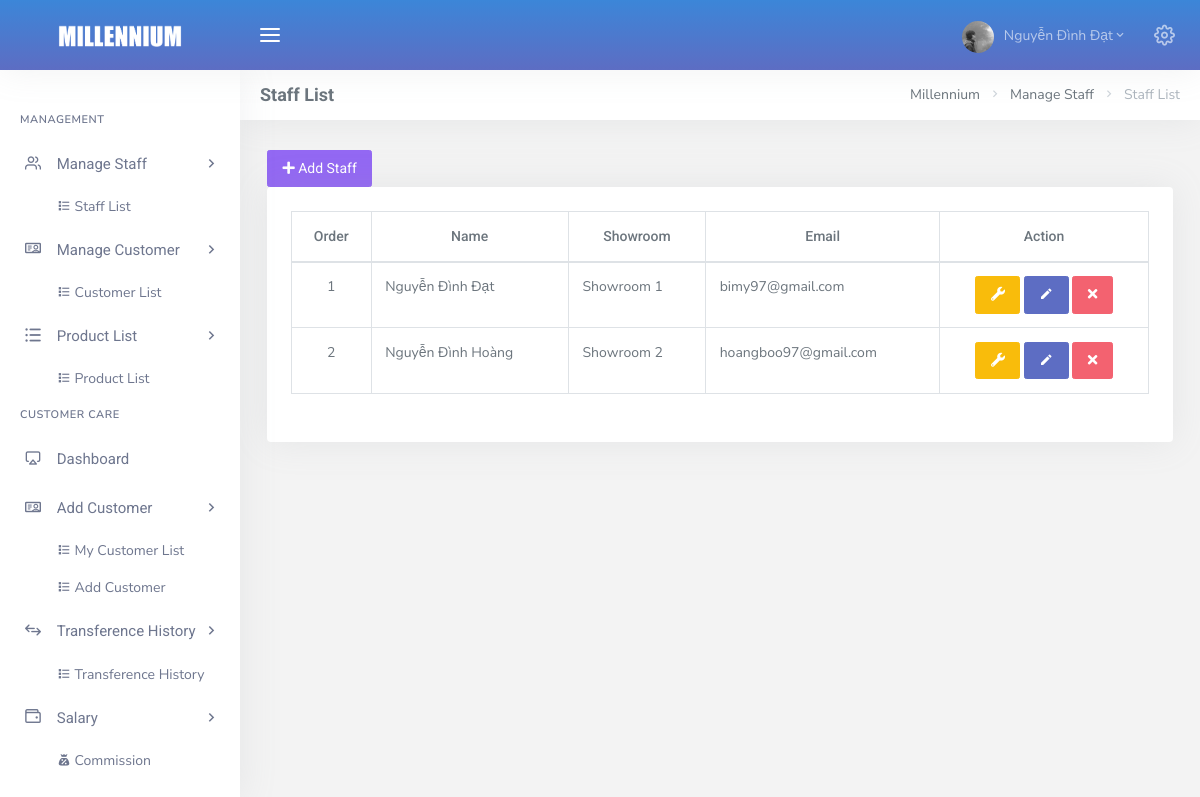
Before: /admin/dashboard.php?page=list_all_user (signed in) with the older database file.
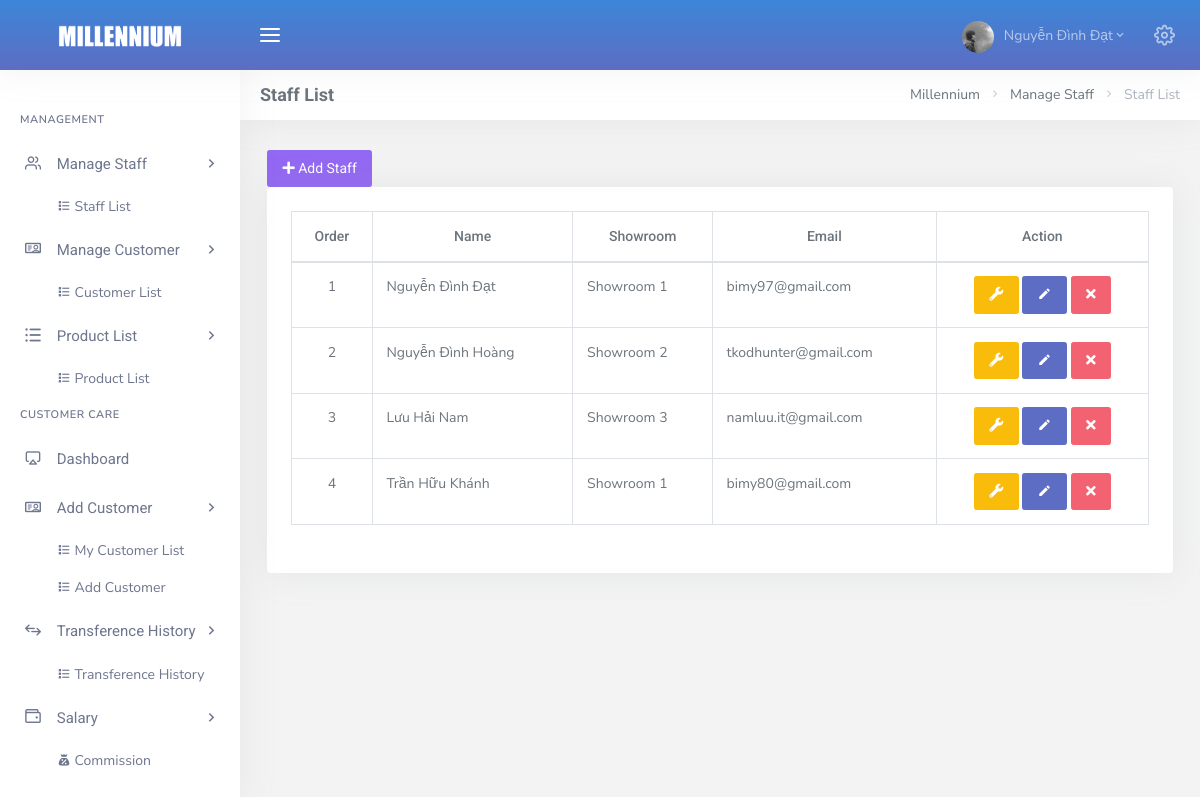
After: the same page with the newer database file.
### tables this page shows
CREATE TABLE `tbl_user` (
  `id` int(11) NOT NULL,
  `name` varchar(50) NOT NULL,
  `showroom_id` int(11) NOT NULL,
  `avatar` varchar(50) NOT NULL DEFAULT 'default.png',
  `email` varchar(50) NOT NULL,
  `passw` varchar(50) NOT NULL DEFAULT '123456',
  `addres` varchar(100) NOT NULL,
  `salary` float NOT NULL,
  `role` tinyint(4) NOT NULL DEFAULT 2,
  `status` tinyint(4) NOT NULL DEFAULT 1,
  `create_at` datetime NOT NULL DEFAULT current_timestamp()
);

CREATE TABLE `tbl_showroom` (
  `showroom_id` int(11) NOT NULL,
  `title` varchar(50) NOT NULL,
  `addres` varchar(100) NOT NULL,
  `create_at` datetime NOT NULL DEFAULT current_timestamp()
);

### admin/Controller/User/User_c.php (called while the page is built, shortened)
<?php
    include_once("Model/User/User_m.php");
    class User_c extends User_m {
        private $user;
        function __construct()
        {
            $this->user = new User_m();
        }
        public function User() {
            $user = $this->user->getAllUser();
            include_once 'View/User/list_all_user.php';
        }
    }

### admin/Config/myConfig.php (called while the page is built, shortened)
<?php
	class Connect{
		private $user = "root";
		private $pass = "";
		private $dns = "mysql:host=localhost;dbname=customer_care";
		function __construct(){
			try {
				$this->pdo = new PDO($this->dns, $this->user, $this->pass);
				$this->pdo->query("SET NAMES utf8");
			} catch (PDOException $e) {
				echo $e->getMessage();
				exit();
			}
		}
	}
 ?>

### admin/Model/User/User_m.php (called while the page is built, shortened)
<?php
	include_once 'Config/myConfig.php';
	class User_m extends Connect {
		function __construct()
		{
			parent::__construct();
		}
		protected function getAllUser() {
			$sql = "SELECT * FROM tbl_user, tbl_showroom
					WHERE tbl_user.showroom_id = tbl_showroom.showroom_id";
			$pre = $this->pdo->prepare($sql);
			$pre->execute();
			$result = array();
			while ($row = $pre->fetch(PDO::FETCH_ASSOC)) {
				$result[] = $row;
			}
			return $result;
		}
	}
 ?>

### admin/View/User/list_all_user.php (the view, shortened to what this page needs)
<button type="button" class="btn btn-icon waves-effect waves-light btn-purple addUser"
data-toggle = "modal" data-target = "#add_user" title="Add Staff">
     <i class="fa fa-plus" aria-hidden="true"></i> Add Staff
</button>
<div class="row">
  <div class="col-12">
    <div class="card-box table-responsive table_User">
        <table id="datatable_listuser" class="display table table-bordered  dt-responsive nowrap" style="border-collapse: collapse; border-spacing: 0; width: 100%;">
          <thead>
            <tr class="text-center">
                <th>Order</th>
                <th>Name</th>
                <th>Showroom</th>
                <th>Email</th>
                <th>Action</th>
            </tr>
          </thead>
          <tbody id="view_all_user">
            <?php
              $count_user = 0;
              foreach ($user as $key => $valueUser) {
                $count_user++;
                ?>
                  <tr>
                      <td class="text-center"><?= $count_user; ?></td>
                      <td><?= $valueUser['name'] ?></td>
                      <td><?= $valueUser['title'] ?></td>
                      <td><?= $valueUser['email'] ?></td>
                      <td class="text-center">
                          <button class="btn btn-icon waves-effect waves-light btn-warning"
                          data-toggle = "modal"
                          data-target = "#edit_user<?= $valueUser['id']; ?>"
                          data-whatever = "@getbootstrap"
                          title="Modify">
                            <i class="fas fa-wrench"></i>
                          </button>
                          <a href="dashboard.php?page=list_customer_care_user&id=<?= $valueUser['id']; ?>">
                            <button type="button" class="btn btn-icon waves-effect waves-light btn-primary" title="Detail"><span><i class="mdi mdi-pencil"></i></span></button>
                          </a>
                          <button class="btn btn-danger btn-icon waves-effect waves-light removeUser"
                          value="<?= $valueUser['id']; ?>"
                          title="Delete">
                            <i class="fas fa-times"></i>
                          </button>
                      </td>
                  </tr>
                <?php
              }
             ?>
          </tbody>
        </table>
    </div>
  </div>
</div>

Changed rows visible on the page:
changed tbl_user "Nguyễn Đình Hoàng": email "hoangboo97@gmail.com" → "tkodhunter@gmail.com"
added tbl_user: name "Lưu Hải Nam", showroom.title "Showroom 3", email "namluu.it@gmail.com"
added tbl_user: name "Trần Hữu Khánh", showroom.title "Showroom 1", email "bimy80@gmail.com"
